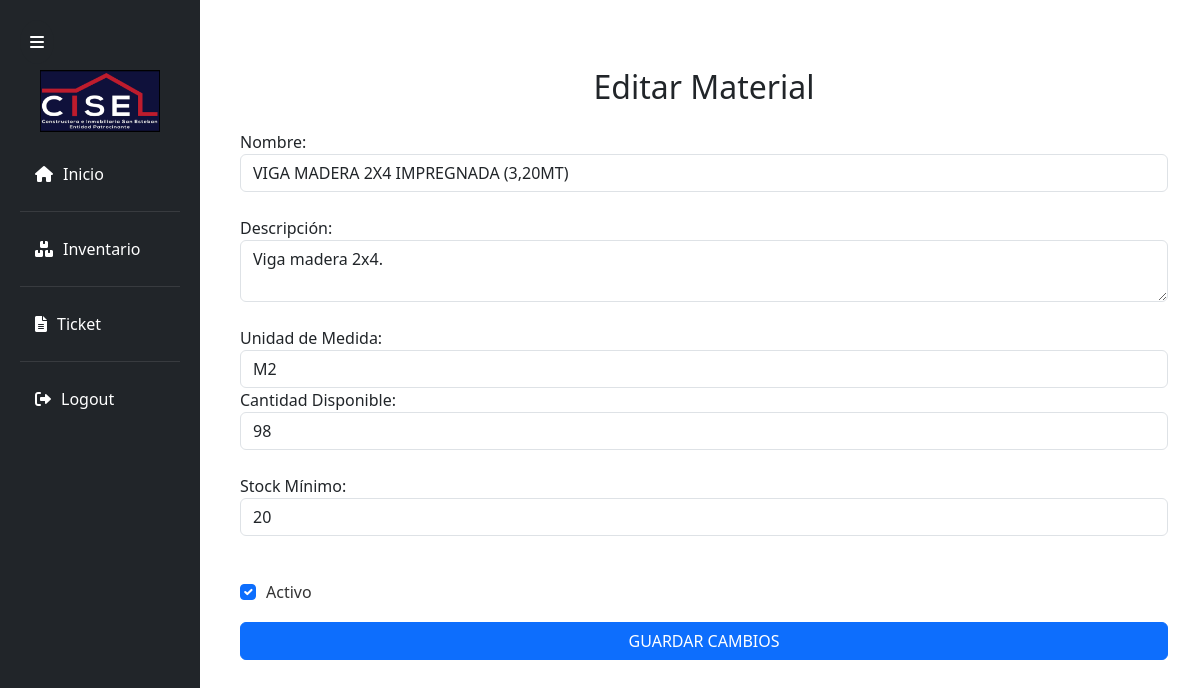
The page /editar_material/67/ (signed in) on the database as committed earlier.
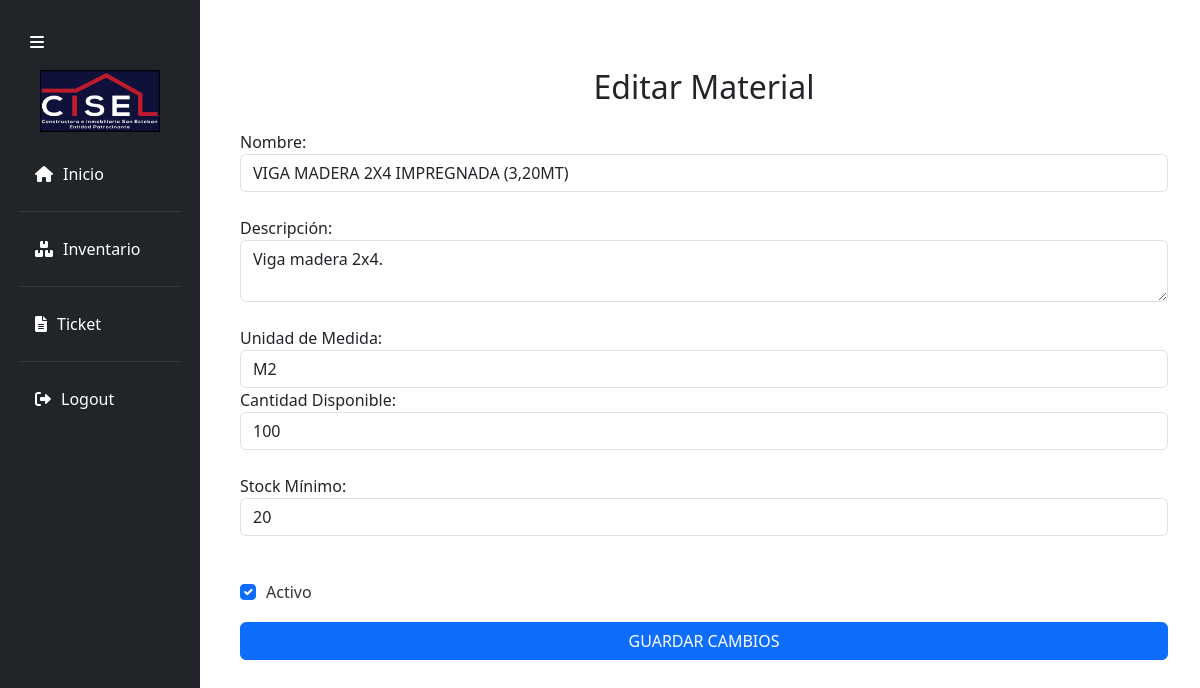
The same page on the database as committed later.
### Polls/models.py (models this page shows, shortened)
class Material(models.Model):
    nombre = models.CharField(max_length=100)
    descripcion = models.TextField(blank=True, null=True)
    unidad_medida = models.ForeignKey('UnidadMedida', on_delete=models.CASCADE)
    cantidad_disponible = models.IntegerField()
    stock = models.IntegerField()
    activo = models.BooleanField(default=True)  # Campo para eliminación lógica

### Polls/views.py (the view)
# urls.py: path('editar_material/<int:material_id>/', views.editar_material, name='editar_material'),
@login_required
@user_passes_test(lambda u: has_role_id(u, JEFE_BODEGA), login_url='/access_denied/')
def editar_material(request, material_id):
    material_db = get_object_or_404(Material, id=material_id)
    if request.method == 'POST':
        form = MaterialForm(request.POST, instance=material_db)
        if form.is_valid():
            form.save()
            api_url = f"{settings.API_BASE_URL}/materiales/{material_id}/"
            payload = {
                "nombre": form.cleaned_data['nombre'],
                "descripcion": form.cleaned_data['descripcion'],
                "unidad_medida": form.cleaned_data['unidad_medida'].descripcion,
                "cantidad_disponible": form.cleaned_data['cantidad_disponible'],
                "stock": form.cleaned_data['stock'],
                "activo": form.cleaned_data['activo']
            }
            headers = {
                'Content-Type': 'application/json'
            }
            try:
                response = requests.patch(api_url, json=payload, headers=headers)
                if response.status_code == 200:
                    messages.success(request, 'Material actualizado correctamente en la base de datos y en la API.')
                else:
                    messages.error(request, f"Error al actualizar en la API: {response.status_code} - {response.text}")
            except requests.exceptions.RequestException as e:
                messages.error(request, f"Error al conectar con la API: {e}")
            return redirect('lista_view')
    else:
        form = MaterialForm(instance=material_db)
    return render(request, 'Modulo_usuario/InventoryView/editar.html', {
        'form': form,
        'material': material_db
    })

### Polls/forms.py
class MaterialForm(forms.ModelForm):
    class Meta:
        model = Material
        fields = ['nombre', 'descripcion', 'unidad_medida', 'cantidad_disponible', 'stock', 'activo']

### Polls/context_processors.py (called while the page is built)
def role_context(request):
    user = request.user
    if user.is_authenticated:
        return {
            'can_access_ticket': user.roles.filter(id=JEFE_BODEGA).exists() or user.roles.filter(id=JEFE_OBRA).exists(),
            'can_access_inventario': user.roles.filter(id=JEFE_BODEGA).exists() or user.roles.filter(id=JEFE_OBRA).exists(),
            'can_access_reportes': user.roles.filter(id=ADMINISTRADOR_OBRA).exists(),
            'is_administrador_obra': user.roles.filter(id=ADMINISTRADOR_OBRA).exists(),
        }
    return {}

### Polls/views.py (called while the page is built)
def has_role_id(user, role_id):
    return user.roles.filter(id=role_id).exists()

### Polls/templates/Modulo_usuario/InventoryView/editar.html (shortened to what this page needs)
{% extends 'Modulo_usuario/base/base.html' %}
{% block content %}
<div class="container my-5">
    <h2 class="text-center mb-4">Editar Material</h2>
    <form method="POST">
        <label for="nombre">Nombre:</label>
        <input type="text" id="nombre" name="nombre" class="form-control" value="{{ material.nombre }}" required><br>
        <label for="descripcion">Descripción:</label>
        <textarea id="descripcion" name="descripcion" class="form-control">{{ material.descripcion }}</textarea><br>
        <label for="unidad_medida">Unidad de Medida:</label>
        <select id="unidad_medida" name="unidad_medida" class="form-control" required>
            <option value="M2" {% if material.unidad_medida == 'M2' %}selected{% endif %}>M2</option>
        </select>
        <label for="cantidad_disponible">Cantidad Disponible:</label>
        <input type="number" id="cantidad_disponible" name="cantidad_disponible" class="form-control" value="{{ material.cantidad_disponible }}" required><br>
        <label for="stock">Stock Mínimo:</label>
        <input type="number" id="stock" name="stock" class="form-control" value="{{ material.stock }}" required><br>
        <div class="form-check">
            <input type="checkbox" id="activo" name="activo" class="form-check-input" {% if material.activo %}checked{% endif %}>
            <label for="activo" class="form-check-label">Activo</label>
        </div>
        <button type="submit" class="btn btn-primary mt-3">Guardar Cambios</button>
    </form>
</div>
{% endblock %}

Rows that differ between the two databases and show on the page:
changed Material "VIGA MADERA 2X4 IMPREGNADA (3,20MT)": cantidad_disponible "98" → "100"
